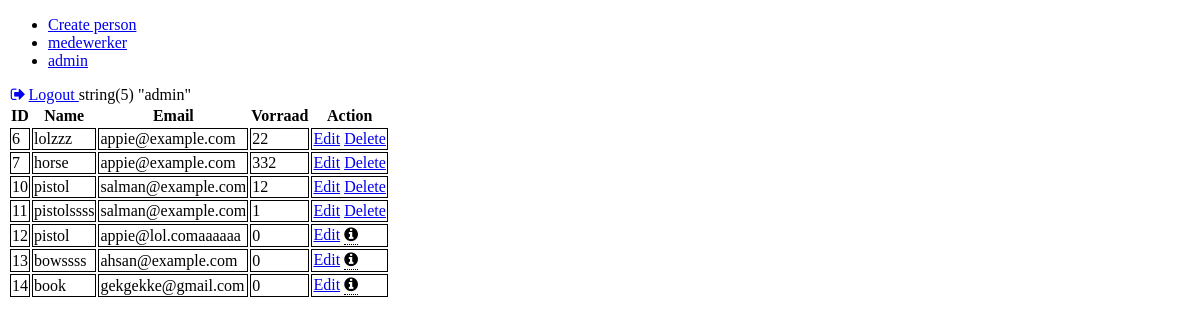
Screenshot of /home.php (signed in) with the database file from the repository.
### tables this page shows
CREATE TABLE `people` (
  `id` int(11) NOT NULL,
  `name` varchar(30) NOT NULL,
  `email` varchar(30) NOT NULL,
  `voorraad` int(11) NOT NULL,
  `password` varchar(45) NOT NULL,
  `role` varchar(45) NOT NULL
);

### home.php (the view, shortened to what this page needs)
<?php
require_once 'db.php';
$sql = 'SELECT * FROM people';
$statement = mysqli_query($conn, $sql);
$people = mysqli_fetch_all($statement, MYSQLI_ASSOC);
 ?>
<?php require 'header.php'; ?>
<div>
  <div>
    <div class="card-body">
      <table class="table table-bordered">
        <tr>
          <th>ID</th>
          <th>Name</th>
          <th>Email</th>
          <th>Vorraad</th>
          <th>Action</th>
        </tr>
        <?php foreach($people as $person): ?>
          <tr>
            <td><?= $person['id']; ?></td>
            <td><?= $person['name']; ?></td>
            <td><?= $person['email']; ?></td>
            <td><?= $person['voorraad']; ?></td>
            <td
            <td>
              <a href="crudhandler.php?edit&id=<?= $person['id'] ?>" name="edit" class="btn btn-info">Edit</a>
              <?php if($person['voorraad'] == 0):?>
                <div class="tooltip"><i class="fa fa-info-circle"></i>
                </div>
              <?php else: ?>
                <a href="crudhandler.php?delete&id=<?= $person['id'] ?>" name="delete" class='btn btn-danger'>Delete</a>
              <?php endif; ?>
            </td>
          </tr>
        <?php endforeach; ?>
      </table>
    </div>
  </div>
</div>
<?php require 'footer.php'; ?>

### header.php (shortened to what this page needs)
<!doctype html>
<html>
  <head>
    <link rel="stylesheet" href="https://cdnjs.cloudflare.com/ajax/libs/font-awesome/4.7.0/css/font-awesome.min.css">
</head>
  <body>
<ul>
  <li><a href="crudhandler.php?create" name="create">Create person</a></li>
  <li><a href="medewerker.php">medewerker</a></li>
<?php if($_SESSION['user']['role'] === 'admin'):?>
  <li><a href="admin.php">admin</a></li>
<?php endif; ?>
</ul>
<a class="nav-link" href="logout.php">
  <i class="fa fa-fw fa-sign-out"></i>Logout
</a>
<?php var_dump($_SESSION['user']['role']); ?>

### footer.php (shortened to what this page needs)
  </body>
</html>

### header.php (style rules this page uses)
td { border: 1px solid; }
.tooltip { position: relative; display: inline-block; border-bottom: 1px dotted black; }

### rows the page displays
people: id "6", name "lolzzz", email "appie@example.com", voorraad "22"
people: id "7", name "horse", email "appie@example.com", voorraad "332"
people: id "10", name "pistol", email "salman@example.com", voorraad "12"
people: id "11", name "pistolssss", email "salman@example.com", voorraad "1"
people: id "12", name "pistol", email "appie@lol.comaaaaaa", voorraad "0"
people: id "13", name "bowssss", email "ahsan@example.com", voorraad "0"
people: id "14", name "book", email "gekgekke@gmail.com", voorraad "0"
